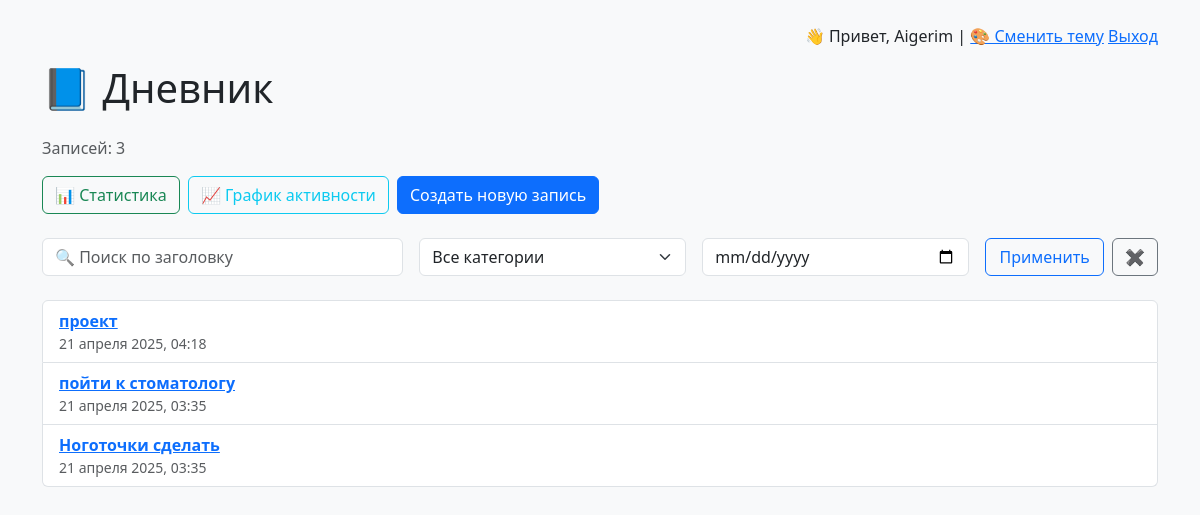
Page / (signed in) on the earlier database version.
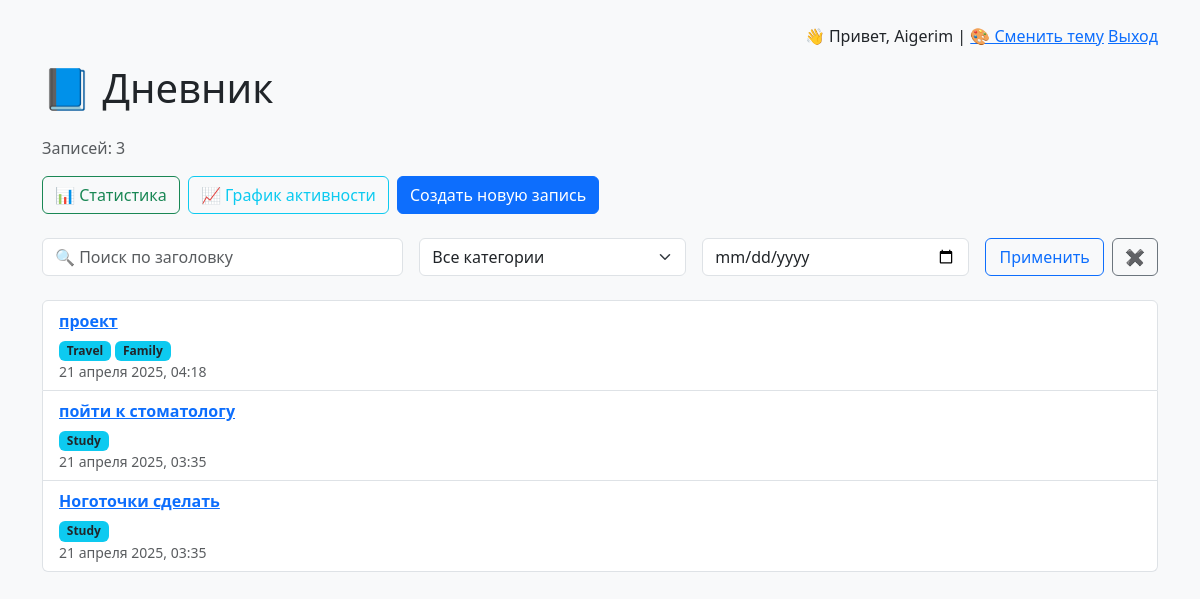
Same page on the later database version.
### diary/models.py (models this page shows, shortened)
class DiaryEntry(models.Model):
    objects = DiaryManager()
    user = models.ForeignKey(User, on_delete=models.CASCADE)
    title = models.CharField(max_length=200)
    content = models.TextField()
    categories = models.ManyToManyField(Category, blank=True)
    created_at = models.DateTimeField(auto_now_add=True)
    is_pinned = models.BooleanField(default=False)
    image = models.ImageField(upload_to='diary_images/', blank=True, null=True)

class Category(models.Model):
    name = models.CharField(max_length=100)

### diary/views.py (the view)
# urls.py: path('', views.home, name='home'),
@login_required
def home(request):
    query = request.GET.get('q')
    category_id = request.GET.get('category')
    date_filter = request.GET.get('date')
    theme = request.session.get('theme', 'light')
    entries = DiaryEntry.objects.filter(user=request.user)
    if category_id:
        entries = entries.filter(categories__id=category_id)
    if date_filter:
        try:
            target_date = timezone.datetime.strptime(date_filter, "%Y-%m-%d").date()
            entries = entries.filter(created_at__date=target_date)
        except ValueError:
            pass
    if query:
        entries = entries.filter(Q(title__icontains=query))
    entries = entries.order_by('-is_pinned', '-created_at')
    count = entries.count()
    categories = Category.objects.all()
    return render(request, 'diary/home.html', {
        'entries': entries,
        'query': query,
        'count': count,
        'categories': categories,
        'active_category': int(category_id) if category_id else None,
        'active_date': date_filter,
        'theme': theme,
    })

### diary/templates/diary/home.html (shortened to what this page needs)
{% extends 'diary/base.html' %}
{% block content %}
<h1 class="mb-4">📘 Дневник</h1>
<p class="text-muted">Записей: {{ count }}</p>
<div class="mb-4 d-flex gap-2">
    <a class="btn btn-outline-success" href="{% url 'diary_stats' %}">📊 Статистика</a>
    <a class="btn btn-outline-info" href="{% url 'chart' %}">📈 График активности</a>
    <a class="btn {% if theme == 'pink' %}btn-danger{% else %}btn-primary{% endif %}" href="{% url 'create_entry' %}">Создать новую запись</a>
</div>
<form method="get" class="row g-3 mb-4 align-items-end">
    <div class="col-md-4">
        <input type="text" name="q" value="{{ query|default:'' }}" class="form-control" placeholder="🔍 Поиск по заголовку">
    </div>
    <div class="col-md-3">
        <select name="category" class="form-select">
            <option value="">Все категории</option>
        </select>
    </div>
    <div class="col-md-3">
        <input type="date" name="date" value="{{ active_date|default:'' }}" class="form-control">
    </div>
    <div class="col-md-2 d-flex gap-2">
        <button type="submit" class="btn {% if theme == 'pink' %}btn-danger{% else %}btn-outline-primary{% endif %} w-100">Применить</button>
        <a href="{% url 'home' %}" class="btn btn-outline-secondary">✖️</a>
    </div>
</form>
{% if entries %}
    <ul class="list-group">
    {% for entry in entries %}
        <li class="list-group-item {% if theme == 'pink' %}bg-light{% endif %}">
            <a href="{% url 'view_entry' entry.id %}">
                <strong>
                  {{ entry.title }}
                </strong>
            </a>
            {% if entry.categories.all %}
                <div class="mt-1">
                    {% for cat in entry.categories.all %}
                        <span class="badge bg-info text-dark">{{ cat.name }}</span>
                    {% endfor %}
                </div>
            {% endif %}
            <small class="text-muted d-block">{{ entry.created_at|date:"j E Y, H:i" }}</small>
        </li>
    {% endfor %}
    </ul>
{% else %}
    <div class="alert alert-info">Записей пока нет.</div>
{% endif %}
{% endblock %}

Differences in the rows shown:
added Category: name "Travel", shown under DiaryEntry "проект"
added Category: name "Family", shown under DiaryEntry "проект"
added Category: name "Study"
